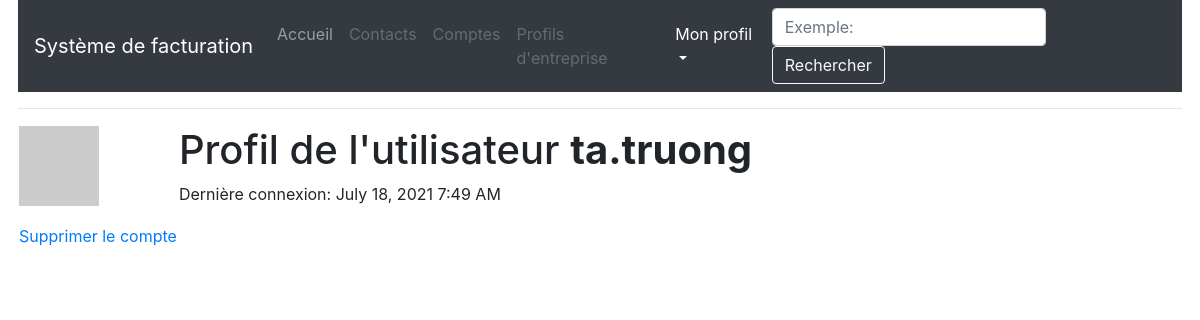
The app's page /user/ta.truong (signed in), older data.
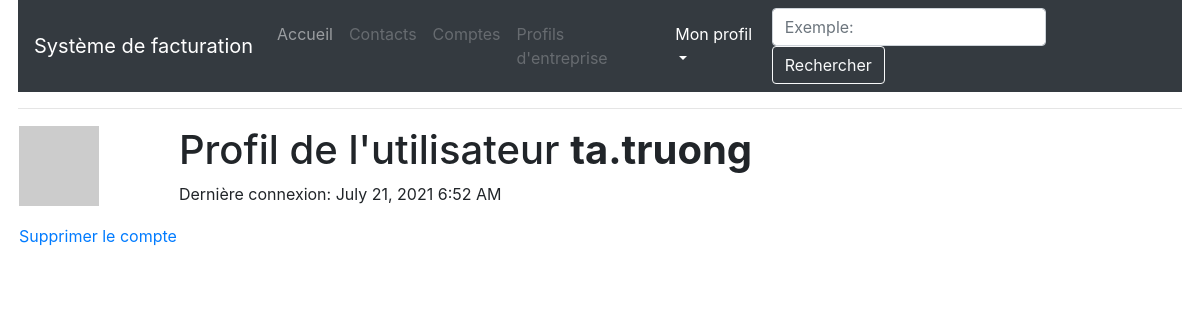
The same page, newer data.
### app/models.py (models this page shows, shortened)
class User(UserMixin, db.Model):
    id = db.Column(db.Integer, primary_key=True)
    username = db.Column(db.String(64), index=True, unique=True)
    email = db.Column(db.String(120), index=True, unique=True)
    password_hash = db.Column(db.String(128))
    factures = db.relationship('Facture', backref='author', lazy='dynamic')
    about_me = db.Column(db.String(140))
    last_seen = db.Column(db.DateTime, default=datetime.utcnow)
    def avatar(self, size):
        digest = md5(self.email.lower().encode('utf-8')).hexdigest()
        return 'https://www.gravatar.com/avatar/{}?d=identicon&s={}'.format(digest, size)

### app/routes.py (the view)
@app.route('/user/<username>')
@login_required
def user(username):
    user = User.query.filter_by(username=username).first_or_404()
    return render_template('user.html', title=_('Mon profil'), user=user)

### app/models.py (called while the page is built)
@login.user_loader
def load_user(id):
    return User.query.get(int(id))

### app/routes.py (called while the page is built)
@app.before_request
def before_request():
    if current_user.is_authenticated:
        current_user.last_seen = datetime.utcnow()
        db.session.commit()

### app/templates/user.html (shortened to what this page needs)
{% extends "base.html" %}
{% block app_content %}
    <table>
        <tr valign="top">
            <td><img src="{{ user.avatar(128) }}"></td>
            <td>
                <h1>{{ _("Profil de l'utilisateur") }} <strong>{{ user.username }}</strong></h1>
                {% if user.last_seen %}<p>{{ _('Dernière connexion') }}: {{ moment(user.last_seen).format('LLL') }}</p>{% endif %}
            </td>
        </tr>
        <tr>
            <td>
                <a href="{{ url_for('delete_user', username=current_user.username) }}">{{ _('Supprimer le compte') }}</a>
            </td>
        </tr>
    </table>
{% endblock %}

### app/templates/base.html (shortened to what this page needs)
{% extends 'bootstrap/base.html' %}
{% block html %}
  {% block head %}
    {% block styles %}
      <link rel="stylesheet" href="https://maxcdn.bootstrapcdn.com/bootstrap/4.0.0/css/bootstrap.min.css">
      <link rel="stylesheet" href="{{ url_for('static', filename='css/style.css') }}">
    {% endblock %}
  {% endblock %}
  {% block body %}
    {% block navbar %}
    <nav class="navbar navbar-expand-lg navbar-dark bg-dark">
      <a class="navbar-brand" href="{{ url_for('index') }}">{{ _('Système de facturation') }}</a>
      <div class="collapse navbar-collapse">
        <ul class="navbar-nav mr-auto">
            <li class="nav-item {% if request.url_rule.endpoint == 'welcome' %}active {% elif request.url_rule.endpoint == 'index'%}active{% endif %}">
              <a class="nav-link" href="{{ url_for('index') }}">{{ _('Accueil') }}</a>
            </li>
            {% if current_user.is_anonymous %}
            <li class="nav-item {% if request.url_rule.endpoint == 'register' %}active{% endif %}">
              <a class="nav-link" href="{{ url_for('register') }}">{{ _("S'inscrire") }}</a>
            </li>
            <li class="nav-item {% if request.url_rule.endpoint == 'login' %}active{% endif %}">
              <a class="nav-link" href="{{ url_for('login') }}">{{ _('Se connecter') }}</a>
            </li>
            {% else %}
            <li class="nav-item">
              <a class="nav-link disabled" href="#">{{ _('Contacts') }}</a>
            </li>
            <li class="nav-item">
              <a class="nav-link disabled" href="#">{{ _('Comptes') }}</a>
            </li>
            <li class="nav-item">
              <a class="nav-link disabled" href="#">{{ _("Profils d'entreprise") }}</a>
            </li>
            <li class="nav-item dropdown {% if request.url_rule.endpoint == 'user' %}active{% endif %}">
              <a class="nav-link dropdown-toggle" href="#" id="navbarDropdown" role="button" data-toggle="dropdown" aria-haspopup="true" aria-expanded="false">{{ _('Mon profil') }}</a>
            </li>
            {% endif %}
        </ul>
        <form class="form-inline">
          <input class="form-control mr-sm-2" type="search" placeholder={{ _("Exemple: loyer") }} aria-label="Search" />
          <button class="btn btn-outline-light my-2 my-sm-0" type="submit">{{ _('Rechercher') }}</button>
        </form>
      </div>
    </nav>
    <hr>
    {% endblock %}
    {% block app_content %}{% endblock %}
  {% endblock %}
{% endblock %}

Row changes from the older to the newer data that the page shows:
changed User "ta.truong": last_seen "July 18, 2021 7:49 AM" → "July 21, 2021 6:52 AM"
